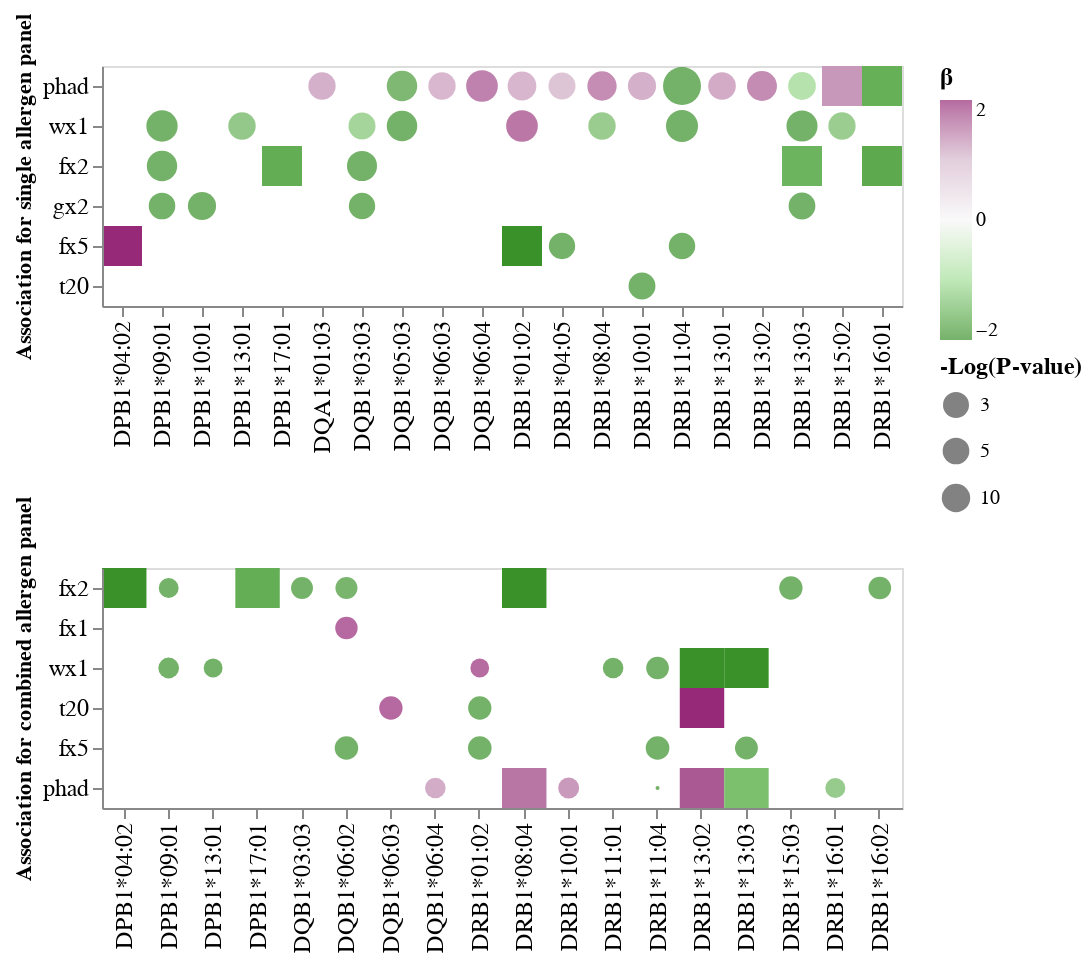

Here is the notebook cell this chart was saved with:
### Code cell
Figure2

### Figure 1 — Vega-Lite specification as saved in the notebook (floating-point values rounded to 4 significant figures)
{"config": {"view": {"continuousWidth": 400, "continuousHeight": 300}}, "vconcat": [{"layer": [{"data": {"name": "data-e0af9fda47b2625f4ac916dead36d9a9"}, "mark": {"type": "rect", "filled": true, "size": 10}, "encoding": {"color": {"type": "quantitative", "field": "coef", "legend": {"title": "β", "titleFontSize": 12}, "scale": {"clamp": true, "domain": [-2, -1, 0, 1, 2], "range": ["#3A912A", "#A4DF99", "#F7F7F7", "#D6BACE", "#962A78"]}}, "size": {"type": "quantitative", "field": "nlog10_Pval", "legend": {"values": [3, 5, 10]}}, "tooltip": [{"type": "nominal", "field": "allele"}, {"type": "quantitative", "field": "coef"}, {"type": "nominal", "field": "Typing"}, {"type": "quantitative", "field": "nlog10_Pval"}], "x": {"type": "nominal", "field": "allele", "sort": ["DPB1*04:02", "DPB1*09:01", "DPB1*10:01", "DPB1*13:01", "DPB1*17:01", "DQA1*01:03", "DQB1*03:03", "DQB1*05:03", "DQB1*06:03", "DQB1*06:04", "DRB1*01:02", "DRB1*04:05", "DRB1*08:04", "DRB1*10:01", "DRB1*11:04", "DRB1*13:01", "DRB1*13:02", "DRB1*13:03", "DRB1*15:02", "DRB1*16:01"]}, "y": {"type": "nominal", "field": "allergenP", "sort": ["phad", "wx1", "fx2", "gx2", "fx5", "t20"]}}, "height": 120, "width": 400}, {"data": {"name": "data-de9e2a166927ba1a58544dac18e9a2e8"}, "mark": {"type": "point", "filled": true}, "encoding": {"color": {"type": "quantitative", "field": "coef", "scale": {"clamp": true, "domain": [-2, -1, 0, 1, 2], "range": ["#3A912A", "#A4DF99", "#F7F7F7", "#D6BACE", "#962A78"]}}, "size": {"type": "quantitative", "field": "nlog10_Pval", "legend": {"title": "-Log(P-value)", "titleFontSize": 12, "values": [3, 5, 10]}}, "tooltip": [{"type": "nominal", "field": "allele"}, {"type": "quantitative", "field": "coef"}], "x": {"type": "nominal", "axis": {"labelFontSize": 12, "title": ""}, "field": "allele", "sort": ["DPB1*04:02", "DPB1*09:01", "DPB1*10:01", "DPB1*13:01", "DPB1*17:01", "DQA1*01:03", "DQB1*03:03", "DQB1*05:03", "DQB1*06:03", "DQB1*06:04", "DRB1*01:02", "DRB1*04:05", "DRB1*08:04", "DRB1*10:01", "DRB1*11:04", "DRB1*13:01", "DRB1*13:02", "DRB1*13:03", "DRB1*15:02", "DRB1*16:01"]}, "y": {"type": "nominal", "axis": {"labelFontSize": 12, "title": "Association for single allergen panel"}, "field": "allergenP", "sort": ["phad", "wx1", "fx2", "gx2", "fx5", "t20"]}}, "height": 120, "width": 400}]}, {"layer": [{"data": {"name": "data-d2c7d19fbb76ae058b678191b75ceaa6"}, "mark": {"type": "rect", "filled": true, "size": 10}, "encoding": {"color": {"type": "quantitative", "field": "coef", "legend": {"title": "β", "titleFontSize": 12}, "scale": {"clamp": true, "domain": [-2, -1, 0, 1, 2], "range": ["#3A912A", "#A4DF99", "#F7F7F7", "#D6BACE", "#962A78"]}}, "size": {"type": "quantitative", "field": "nlog10_Pval", "legend": {"title": "-Log(P-value)", "titleFontSize": 12, "values": [3, 5, 10]}}, "tooltip": [{"type": "nominal", "field": "allele"}, {"type": "quantitative", "field": "coef"}, {"type": "nominal", "field": "Typing"}, {"type": "quantitative", "field": "nlog10_Pval"}], "x": {"type": "nominal", "field": "allele", "sort": ["DPB1*04:02", "DPB1*09:01", "DPB1*13:01", "DPB1*17:01", "DQB1*03:03", "DQB1*06:02", "DQB1*06:03", "DQB1*06:04", "DRB1*01:02", "DRB1*08:04", "DRB1*10:01", "DRB1*11:01", "DRB1*11:04", "DRB1*13:02", "DRB1*13:03", "DRB1*15:03", "DRB1*16:01", "DRB1*16:02"]}, "y": {"type": "nominal", "field": "allergenP", "sort": ["fx2", "fx1", "wx1", "t20", "fx5", "phad"]}}, "height": 120, "width": 400}, {"data": {"name": "data-694daabae004392cc92d2e1b46064fc8"}, "mark": {"type": "point", "filled": true}, "encoding": {"color": {"type": "quantitative", "field": "coef", "legend": {"title": "β", "titleFontSize": 12}, "scale": {"clamp": true, "domain": [-2, -1, 0, 1, 2], "range": ["#3A912A", "#A4DF99", "#F7F7F7", "#D6BACE", "#962A78"]}}, "size": {"type": "quantitative", "field": "nlog10_Pval", "legend": {"title": "-Log(P-value)", "titleFontSize": 12, "values": [3, 5, 10]}}, "tooltip": [{"type": "nominal", "field": "allele"}, {"type": "quantitative", "field": "coef"}], "x": {"type": "nominal", "axis": {"labelFontSize": 12, "title": ""}, "field": "allele", "sort": ["DPB1*04:02", "DPB1*09:01", "DPB1*13:01", "DPB1*17:01", "DQB1*03:03", "DQB1*06:02", "DQB1*06:03", "DQB1*06:04", "DRB1*01:02", "DRB1*08:04", "DRB1*10:01", "DRB1*11:01", "DRB1*11:04", "DRB1*13:02", "DRB1*13:03", "DRB1*15:03", "DRB1*16:01", "DRB1*16:02"]}, "y": {"type": "nominal", "axis": {"labelFontSize": 12, "title": "Association for combined allergen panel"}, "field": "allergenP", "sort": ["fx2", "fx1", "wx1", "t20", "fx5", "phad"]}}, "height": 120, "width": 400}]}], "$schema": "https://vega.github.io/schema/vega-lite/v4.8.1.json", "datasets": {"data-e0af9fda47b2625f4ac916dead36d9a9": [{"coef": 2.522, "[0.025": 1.849, "0.975]": 3.193, "nlog10_Pval": 7.671, "allele": "DPB1*04:02", "allergenP": "fx5", "Typing": "HLA-PRG"}, {"coef": -1.63, "[0.025": -2.089, "0.975]": -1.171, "nlog10_Pval": 6.117, "allele": "DPB1*17:01", "allergenP": "fx2", "Typing": "HLA-HD"}, {"coef": -2.442, "[0.025": -3.217, "0.975]": -1.683, "nlog10_Pval": 4.025, "allele": "DRB1*01:02", "allergenP": "fx5", "Typing": "HLA-HD"}, {"coef": -1.543, "[0.025": -1.981, "0.975]": -1.101, "nlog10_Pval": 5.659, "allele": "DRB1*13:03", "allergenP": "fx2", "Typing": "HLA-HD"}, {"coef": 1.249, "[0.025": 0.908, "0.975]": 1.591, "nlog10_Pval": 6.644, "allele": "DRB1*15:02", "allergenP": "phad", "Typing": "HLA-PRG"}, {"coef": -1.689, "[0.025": -2.188, "0.975]": -1.189, "nlog10_Pval": 4.667, "allele": "DRB1*16:01", "allergenP": "fx2", "Typing": "HLA-HD"}, {"coef": -1.6, "[0.025": -1.988, "0.975]": -1.211, "nlog10_Pval": 9.55, "allele": "DRB1*16:01", "allergenP": "phad", "Typing": "HLA-HD"}], "data-de9e2a166927ba1a58544dac18e9a2e8": [{"coef": -2.98, "[0.025": -3.575, "0.975]": -2.383, "nlog10_Pval": 16.07, "allele": "DPB1*09:01", "allergenP": "fx2", "Typing": "Both"}, {"coef": -2.314, "[0.025": -2.993, "0.975]": -1.616, "nlog10_Pval": 4.618, "allele": "DPB1*09:01", "allergenP": "gx2", "Typing": "Both"}, {"coef": -2.595, "[0.025": -3.079, "0.975]": -2.112, "nlog10_Pval": 19.24, "allele": "DPB1*09:01", "allergenP": "wx1", "Typing": "Both"}, {"coef": -3.228, "[0.025": -4.011, "0.975]": -2.434, "nlog10_Pval": 9.172, "allele": "DPB1*10:01", "allergenP": "gx2", "Typing": "Both"}, {"coef": -1.591, "[0.025": -2.02, "0.975]": -1.16, "nlog10_Pval": 7.06, "allele": "DPB1*13:01", "allergenP": "wx1", "Typing": "Both"}, {"coef": 1.322, "[0.025": 0.9595, "0.975]": 1.685, "nlog10_Pval": 6.598, "allele": "DQA1*01:03", "allergenP": "phad", "Typing": "Both"}, {"coef": -4.483, "[0.025": -5.412, "0.975]": -3.547, "nlog10_Pval": 15.15, "allele": "DQB1*03:03", "allergenP": "fx2", "Typing": "Both"}, {"coef": -2.035, "[0.025": -2.663, "0.975]": -1.395, "nlog10_Pval": 4.084, "allele": "DQB1*03:03", "allergenP": "gx2", "Typing": "Both"}, {"coef": -1.353, "[0.025": -1.745, "0.975]": -0.975, "nlog10_Pval": 5.885, "allele": "DQB1*03:03", "allergenP": "wx1", "Typing": "Both"}, {"coef": -1.878, "[0.025": -2.252, "0.975]": -1.498, "nlog10_Pval": 16.24, "allele": "DQB1*05:03", "allergenP": "phad", "Typing": "Both"}, {"coef": -3.289, "[0.025": -3.955, "0.975]": -2.63, "nlog10_Pval": 16.4, "allele": "DQB1*05:03", "allergenP": "wx1", "Typing": "Both"}, {"coef": 1.241, "[0.025": 0.9065, "0.975]": 1.581, "nlog10_Pval": 6.628, "allele": "DQB1*06:03", "allergenP": "phad", "Typing": "Both"}, {"coef": 1.796, "[0.025": 1.466, "0.975]": 2.128, "nlog10_Pval": 20.43, "allele": "DQB1*06:04", "allergenP": "phad", "Typing": "Both"}, {"coef": 1.246, "[0.025": 0.9575, "0.975]": 1.538, "nlog10_Pval": 10.95, "allele": "DRB1*01:02", "allergenP": "phad", "Typing": "Both"}, {"coef": 1.887, "[0.025": 1.539, "0.975]": 2.234, "nlog10_Pval": 20.42, "allele": "DRB1*01:02", "allergenP": "wx1", "Typing": "Both"}, {"coef": -2.435, "[0.025": -3.189, "0.975]": -1.69, "nlog10_Pval": 4.027, "allele": "DRB1*04:05", "allergenP": "fx5", "Typing": "Both"}, {"coef": 1.103, "[0.025": 0.791, "0.975]": 1.415, "nlog10_Pval": 5.907, "allele": "DRB1*04:05", "allergenP": "phad", "Typing": "Both"}, {"coef": 1.68, "[0.025": 1.308, "0.975]": 2.052, "nlog10_Pval": 12.74, "allele": "DRB1*08:04", "allergenP": "phad", "Typing": "Both"}, {"coef": -1.508, "[0.025": -1.918, "0.975]": -1.101, "nlog10_Pval": 7.004, "allele": "DRB1*08:04", "allergenP": "wx1", "Typing": "Both"}, {"coef": 1.319, "[0.025": 0.9905, "0.975]": 1.653, "nlog10_Pval": 9.11, "allele": "DRB1*10:01", "allergenP": "phad", "Typing": "Both"}, {"coef": -5.08, "[0.025": -6.54, "0.975]": -3.62, "nlog10_Pval": 5.527, "allele": "DRB1*10:01", "allergenP": "t20", "Typing": "Both"}, {"coef": -2.656, "[0.025": -3.461, "0.975]": -1.84, "nlog10_Pval": 4.296, "allele": "DRB1*11:04", "allergenP": "fx5", "Typing": "Both"}, {"coef": -3.902, "[0.025": -4.412, "0.975]": -3.385, "nlog10_Pval": 43.59, "allele": "DRB1*11:04", "allergenP": "phad", "Typing": "Both"}, {"coef": -3.38, "[0.025": -3.983, "0.975]": -2.776, "nlog10_Pval": 21.66, "allele": "DRB1*11:04", "allergenP": "wx1", "Typing": "Both"}, {"coef": 1.368, "[0.025": 1.012, "0.975]": 1.723, "nlog10_Pval": 7.796, "allele": "DRB1*13:01", "allergenP": "phad", "Typing": "Both"}, {"coef": 1.694, "[0.025": 1.342, "0.975]": 2.048, "nlog10_Pval": 14.67, "allele": "DRB1*13:02", "allergenP": "phad", "Typing": "Both"}, {"coef": -2.84, "[0.025": -3.66, "0.975]": -2.044, "nlog10_Pval": 5.169, "allele": "DRB1*13:03", "allergenP": "gx2", "Typing": "Both"}, {"coef": -1.124, "[0.025": -1.408, "0.975]": -0.834, "nlog10_Pval": 8.057, "allele": "DRB1*13:03", "allergenP": "phad", "Typing": "Both"}, {"coef": -2.385, "[0.025": -2.832, "0.975]": -1.921, "nlog10_Pval": 18.33, "allele": "DRB1*13:03", "allergenP": "wx1", "Typing": "Both"}, {"coef": -1.5, "[0.025": -1.91, "0.975]": -1.086, "nlog10_Pval": 6.566, "allele": "DRB1*15:02", "allergenP": "wx1", "Typing": "Both"}], "data-d2c7d19fbb76ae058b678191b75ceaa6": [{"coef": -2.459, "[0.025": -3.049, "0.975]": -1.872, "pval_Holm": 3.343e-11, "allele": "DPB1*04:02", "allergenP": "fx2", "Typing": "HLA-PRG", "nlog10_Pval": -10.48}, {"coef": -1.619, "[0.025": -2.069, "0.975]": -1.159, "pval_Holm": 3.357e-07, "allele": "DPB1*17:01", "allergenP": "fx2", "Typing": "HLA-HD", "nlog10_Pval": -6.474}, {"coef": -2.233, "[0.025": -2.876, "0.975]": -1.59, "pval_Holm": 7.732e-07, "allele": "DRB1*08:04", "allergenP": "fx2", "Typing": "HLA-PRG", "nlog10_Pval": -6.112}, {"coef": 1.499, "[0.025": 1.116, "0.975]": 1.882, "pval_Holm": 1.345e-09, "allele": "DRB1*08:04", "allergenP": "phad", "Typing": "HLA-PRG", "nlog10_Pval": -8.871}, {"coef": 1.706, "[0.025": 1.332, "0.975]": 2.084, "pval_Holm": 4.173e-14, "allele": "DRB1*13:02", "allergenP": "phad", "Typing": "HLA-PRG", "nlog10_Pval": -13.38}, {"coef": 3.205, "[0.025": 2.32, "0.975]": 4.109, "pval_Holm": 2.476e-07, "allele": "DRB1*13:02", "allergenP": "t20", "Typing": "HLA-PRG", "nlog10_Pval": -6.606}, {"coef": -2.012, "[0.025": -2.56, "0.975]": -1.465, "pval_Holm": 2.64e-08, "allele": "DRB1*13:02", "allergenP": "wx1", "Typing": "HLA-PRG", "nlog10_Pval": -7.578}, {"coef": -1.388, "[0.025": -1.777, "0.975]": -0.999, "pval_Holm": 1.936e-07, "allele": "DRB1*13:03", "allergenP": "phad", "Typing": "HLA-HD", "nlog10_Pval": -6.713}, {"coef": -2.289, "[0.025": -2.947, "0.975]": -1.631, "pval_Holm": 4.884e-07, "allele": "DRB1*13:03", "allergenP": "wx1", "Typing": "HLA-PRG", "nlog10_Pval": -6.311}], "data-694daabae004392cc92d2e1b46064fc8": [{"coef": -3.255, "[0.025": -4.006, "0.975]": -2.501, "pval_Holm": 1.318e-12, "allele": "DPB1*09:01", "allergenP": "fx2", "Typing": "Both", "nlog10_Pval": -11.88}, {"coef": -2.433, "[0.025": -3.023, "0.975]": -1.841, "pval_Holm": 1.026e-10, "allele": "DPB1*09:01", "allergenP": "wx1", "Typing": "Both", "nlog10_Pval": -9.989}, {"coef": -3.448, "[0.025": -4.196, "0.975]": -2.71, "pval_Holm": 1.281e-14, "allele": "DPB1*13:01", "allergenP": "wx1", "Typing": "Both", "nlog10_Pval": -13.89}, {"coef": -5.555, "[0.025": -7.048, "0.975]": -4.033, "pval_Holm": 3.89e-08, "allele": "DQB1*03:03", "allergenP": "fx2", "Typing": "Both", "nlog10_Pval": -7.41}, {"coef": 7.258, "[0.025": 5.138, "0.975]": 9.365, "pval_Holm": 6.448e-07, "allele": "DQB1*06:02", "allergenP": "fx1", "Typing": "Both", "nlog10_Pval": -6.191}, {"coef": -1.943, "[0.025": -2.48, "0.975]": -1.405, "pval_Holm": 6.317e-08, "allele": "DQB1*06:02", "allergenP": "fx2", "Typing": "Both", "nlog10_Pval": -7.199}, {"coef": -2.813, "[0.025": -3.745, "0.975]": -1.877, "pval_Holm": 0.0002617, "allele": "DQB1*06:02", "allergenP": "fx5", "Typing": "Both", "nlog10_Pval": -3.582}, {"coef": 2.761, "[0.025": 1.864, "0.975]": 3.647, "pval_Holm": 0.0001007, "allele": "DQB1*06:03", "allergenP": "t20", "Typing": "Both", "nlog10_Pval": -3.997}, {"coef": 1.359, "[0.025": 1.03, "0.975]": 1.691, "pval_Holm": 5.175e-11, "allele": "DQB1*06:04", "allergenP": "phad", "Typing": "Both", "nlog10_Pval": -10.29}, {"coef": -2.802, "[0.025": -3.74, "0.975]": -1.843, "pval_Holm": 0.0005951, "allele": "DRB1*01:02", "allergenP": "fx5", "Typing": "Both", "nlog10_Pval": -3.225}, {"coef": -3.028, "[0.025": -3.98, "0.975]": -2.046, "pval_Holm": 9.459e-05, "allele": "DRB1*01:02", "allergenP": "t20", "Typing": "Both", "nlog10_Pval": -4.024}, {"coef": 1.986, "[0.025": 1.556, "0.975]": 2.415, "pval_Holm": 6.737e-15, "allele": "DRB1*01:02", "allergenP": "wx1", "Typing": "Both", "nlog10_Pval": -14.17}, {"coef": 1.544, "[0.025": 1.162, "0.975]": 1.929, "pval_Holm": 2.629e-10, "allele": "DRB1*10:01", "allergenP": "phad", "Typing": "Both", "nlog10_Pval": -9.58}, {"coef": -2.49, "[0.025": -3.103, "0.975]": -1.882, "pval_Holm": 4.965e-11, "allele": "DRB1*11:01", "allergenP": "wx1", "Typing": "Both", "nlog10_Pval": -10.3}, {"coef": -3.46, "[0.025": -4.637, "0.975]": -2.276, "pval_Holm": 0.0006267, "allele": "DRB1*11:04", "allergenP": "fx5", "Typing": "Both", "nlog10_Pval": -3.203}, {"coef": -4.837, "[0.025": -5.575, "0.975]": -4.098, "pval_Holm": 1.156e-32, "allele": "DRB1*11:04", "allergenP": "phad", "Typing": "Both", "nlog10_Pval": -31.94}, {"coef": -3.734, "[0.025": -4.838, "0.975]": -2.621, "pval_Holm": 3.298e-06, "allele": "DRB1*11:04", "allergenP": "wx1", "Typing": "Both", "nlog10_Pval": -5.482}, {"coef": -3.815, "[0.025": -5.002, "0.975]": -2.639, "pval_Holm": 9.978e-06, "allele": "DRB1*13:03", "allergenP": "fx5", "Typing": "Both", "nlog10_Pval": -5.001}, {"coef": -9.205, "[0.025": -12.2, "0.975]": -6.21, "pval_Holm": 9.765e-05, "allele": "DRB1*15:03", "allergenP": "fx2", "Typing": "Both", "nlog10_Pval": -4.01}, {"coef": -1.552, "[0.025": -1.916, "0.975]": -1.188, "pval_Holm": 3.741e-12, "allele": "DRB1*16:01", "allergenP": "phad", "Typing": "Both", "nlog10_Pval": -11.43}, {"coef": -3.018, "[0.025": -3.895, "0.975]": -2.124, "pval_Holm": 3.599e-06, "allele": "DRB1*16:02", "allergenP": "fx2", "Typing": "Both", "nlog10_Pval": -5.444}]}}
